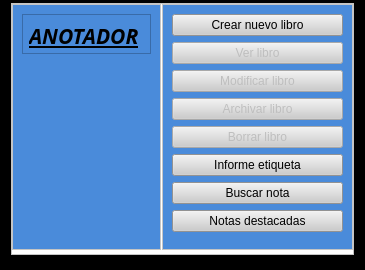
<?xml version="1.0" encoding="UTF-8"?>
<ui version="4.0">
 <class>WidgetPrincipal</class>
 <widget class="QWidget" name="WidgetPrincipal">
  <property name="geometry">
   <rect>
    <x>0</x>
    <y>0</y>
    <width>365</width>
    <height>270</height>
   </rect>
  </property>
  <property name="windowTitle">
   <string>Form</string>
  </property>
  <layout class="QVBoxLayout" name="verticalLayout">
   <property name="spacing">
    <number>0</number>
   </property>
   <property name="leftMargin">
    <number>0</number>
   </property>
   <property name="topMargin">
    <number>0</number>
   </property>
   <property name="rightMargin">
    <number>0</number>
   </property>
   <property name="bottomMargin">
    <number>0</number>
   </property>
   <item>
    <widget class="QFrame" name="frame">
     <property name="styleSheet">
      <string notr="true">
background-color: rgb(0, 0, 0);</string>
     </property>
     <property name="frameShape">
      <enum>QFrame::StyledPanel</enum>
     </property>
     <property name="frameShadow">
      <enum>QFrame::Raised</enum>
     </property>
     <layout class="QVBoxLayout" name="verticalLayout_5">
      <property name="spacing">
       <number>0</number>
      </property>
      <property name="leftMargin">
       <number>0</number>
      </property>
      <property name="topMargin">
       <number>0</number>
      </property>
      <property name="rightMargin">
       <number>0</number>
      </property>
      <property name="bottomMargin">
       <number>4</number>
      </property>
      <item>
       <widget class="QFrame" name="frame_2">
        <property name="styleSheet">
         <string notr="true">background-color: rgb(0, 0, 0);</string>
        </property>
        <property name="frameShape">
         <enum>QFrame::StyledPanel</enum>
        </property>
        <property name="frameShadow">
         <enum>QFrame::Raised</enum>
        </property>
        <layout class="QVBoxLayout" name="verticalLayout_2">
         <property name="spacing">
          <number>2</number>
         </property>
         <property name="sizeConstraint">
          <enum>QLayout::SetNoConstraint</enum>
         </property>
         <property name="topMargin">
          <number>1</number>
         </property>
         <item>
          <widget class="QFrame" name="frame_16">
           <property name="styleSheet">
            <string notr="true">background-color: rgb(255, 255, 255);
</string>
           </property>
           <property name="frameShape">
            <enum>QFrame::StyledPanel</enum>
           </property>
           <property name="frameShadow">
            <enum>QFrame::Plain</enum>
           </property>
           <layout class="QHBoxLayout" name="horizontalLayout_4">
            <property name="spacing">
             <number>1</number>
            </property>
            <property name="leftMargin">
             <number>0</number>
            </property>
            <property name="topMargin">
             <number>0</number>
            </property>
            <property name="rightMargin">
             <number>0</number>
            </property>
            <property name="bottomMargin">
             <number>4</number>
            </property>
            <item>
             <widget class="QFrame" name="frame_3">
              <property name="styleSheet">
               <string notr="true">background-color: rgb(255, 255, 255);</string>
              </property>
              <property name="frameShape">
               <enum>QFrame::StyledPanel</enum>
              </property>
              <property name="frameShadow">
               <enum>QFrame::Raised</enum>
              </property>
              <layout class="QHBoxLayout" name="horizontalLayout_3">
               <property name="leftMargin">
                <number>0</number>
               </property>
               <property name="topMargin">
                <number>0</number>
               </property>
               <property name="rightMargin">
                <number>0</number>
               </property>
               <property name="bottomMargin">
                <number>0</number>
               </property>
               <item>
                <widget class="QFrame" name="frame_5">
                 <property name="styleSheet">
                  <string notr="true">background-color: rgb(74, 139, 218);
</string>
                 </property>
                 <property name="frameShape">
                  <enum>QFrame::NoFrame</enum>
                 </property>
                 <property name="frameShadow">
                  <enum>QFrame::Raised</enum>
                 </property>
                 <layout class="QVBoxLayout" name="verticalLayout_9">
                  <item>
                   <widget class="QFrame" name="frame_7">
                    <property name="minimumSize">
                     <size>
                      <width>0</width>
                      <height>40</height>
                     </size>
                    </property>
                    <property name="styleSheet">
                     <string notr="true">background-color: rgb(74, 139, 218);</string>
                    </property>
                    <property name="frameShape">
                     <enum>QFrame::StyledPanel</enum>
                    </property>
                    <property name="frameShadow">
                     <enum>QFrame::Raised</enum>
                    </property>
                    <layout class="QVBoxLayout" name="verticalLayout_10">
                     <property name="spacing">
                      <number>5</number>
                     </property>
                     <property name="leftMargin">
                      <number>6</number>
                     </property>
                     <property name="topMargin">
                      <number>7</number>
                     </property>
                     <property name="rightMargin">
                      <number>5</number>
                     </property>
                     <property name="bottomMargin">
                      <number>4</number>
                     </property>
                     <item>
                      <widget class="QLabel" name="label">
                       <property name="font">
                        <font>
                         <family>Modern No. 20</family>
                         <pointsize>16</pointsize>
                         <weight>75</weight>
                         <italic>true</italic>
                         <bold>true</bold>
                         <underline>true</underline>
                        </font>
                       </property>
                       <property name="text">
                        <string>ANOTADOR</string>
                       </property>
                      </widget>
                     </item>
                    </layout>
                   </widget>
                  </item>
                  <item>
                   <widget class="QListView" name="listViewLibros">
                    <property name="styleSheet">
                     <string notr="true">font: 16pt &quot;Lucida Handwriting&quot;;</string>
                    </property>
                    <property name="frameShape">
                     <enum>QFrame::NoFrame</enum>
                    </property>
                    <property name="frameShadow">
                     <enum>QFrame::Sunken</enum>
                    </property>
                    <property name="lineWidth">
                     <number>1</number>
                    </property>
                    <property name="flow">
                     <enum>QListView::TopToBottom</enum>
                    </property>
                    <property name="resizeMode">
                     <enum>QListView::Fixed</enum>
                    </property>
                    <property name="viewMode">
                     <enum>QListView::IconMode</enum>
                    </property>
                    <property name="itemAlignment">
                     <set>Qt::AlignCenter</set>
                    </property>
                   </widget>
                  </item>
                 </layout>
                </widget>
               </item>
              </layout>
             </widget>
            </item>
            <item>
             <widget class="QFrame" name="frame_4">
              <property name="minimumSize">
               <size>
                <width>0</width>
                <height>0</height>
               </size>
              </property>
              <property name="styleSheet">
               <string notr="true">background-color: rgb(255, 255, 255);</string>
              </property>
              <property name="frameShape">
               <enum>QFrame::StyledPanel</enum>
              </property>
              <property name="frameShadow">
               <enum>QFrame::Raised</enum>
              </property>
              <property name="lineWidth">
               <number>0</number>
              </property>
              <layout class="QHBoxLayout" name="horizontalLayout_2">
               <property name="leftMargin">
                <number>0</number>
               </property>
               <property name="topMargin">
                <number>0</number>
               </property>
               <property name="rightMargin">
                <number>0</number>
               </property>
               <property name="bottomMargin">
                <number>0</number>
               </property>
               <item>
                <widget class="QFrame" name="frame_9">
                 <property name="sizePolicy">
                  <sizepolicy hsizetype="Expanding" vsizetype="Expanding">
                   <horstretch>0</horstretch>
                   <verstretch>0</verstretch>
                  </sizepolicy>
                 </property>
                 <property name="minimumSize">
                  <size>
                   <width>189</width>
                   <height>0</height>
                  </size>
                 </property>
                 <property name="styleSheet">
                  <string notr="true">background-color: rgb(74, 139, 218);</string>
                 </property>
                 <property name="frameShape">
                  <enum>QFrame::NoFrame</enum>
                 </property>
                 <property name="frameShadow">
                  <enum>QFrame::Raised</enum>
                 </property>
                 <layout class="QVBoxLayout" name="verticalLayout_11">
                  <item>
                   <widget class="QPushButton" name="pushButtonCrear_Libro">
                    <property name="styleSheet">
                     <string notr="true">background-color: rgb(204, 204, 204);</string>
                    </property>
                    <property name="text">
                     <string>Crear nuevo libro</string>
                    </property>
                   </widget>
                  </item>
                  <item>
                   <widget class="QPushButton" name="pushButton_Ver_Libro">
                    <property name="enabled">
                     <bool>false</bool>
                    </property>
                    <property name="styleSheet">
                     <string notr="true">background-color: rgb(204, 204, 204);</string>
                    </property>
                    <property name="text">
                     <string>Ver libro</string>
                    </property>
                   </widget>
                  </item>
                  <item>
                   <widget class="QPushButton" name="pushButton_Modificar_Libro">
                    <property name="enabled">
                     <bool>false</bool>
                    </property>
                    <property name="styleSheet">
                     <string notr="true">background-color: rgb(204, 204, 204);</string>
                    </property>
                    <property name="text">
                     <string>Modificar libro</string>
                    </property>
                   </widget>
                  </item>
                  <item>
                   <widget class="QPushButton" name="pushButton_Archivar_Libro">
                    <property name="enabled">
                     <bool>false</bool>
                    </property>
                    <property name="styleSheet">
                     <string notr="true">background-color: rgb(204, 204, 204);</string>
                    </property>
                    <property name="text">
                     <string>Archivar libro</string>
                    </property>
                   </widget>
                  </item>
                  <item>
                   <widget class="QPushButton" name="pushButton_Borrar_Libro">
                    <property name="enabled">
                     <bool>false</bool>
                    </property>
                    <property name="styleSheet">
                     <string notr="true">background-color: rgb(204, 204, 204);</string>
                    </property>
                    <property name="text">
                     <string>Borrar libro</string>
                    </property>
                   </widget>
                  </item>
                  <item>
                   <widget class="QPushButton" name="pushButton_Informe_Etiqueta">
                    <property name="enabled">
                     <bool>true</bool>
                    </property>
                    <property name="styleSheet">
                     <string notr="true">background-color: rgb(204, 204, 204);</string>
                    </property>
                    <property name="text">
                     <string>Informe etiqueta</string>
                    </property>
                   </widget>
                  </item>
                  <item>
                   <widget class="QPushButton" name="pushButton_Buscar_Nota">
                    <property name="enabled">
                     <bool>true</bool>
                    </property>
                    <property name="styleSheet">
                     <string notr="true">background-color: rgb(204, 204, 204);</string>
                    </property>
                    <property name="text">
                     <string>Buscar nota</string>
                    </property>
                   </widget>
                  </item>
                  <item>
                   <widget class="QPushButton" name="pushButton_Notas_Destacadas">
                    <property name="enabled">
                     <bool>true</bool>
                    </property>
                    <property name="styleSheet">
                     <string notr="true">background-color: rgb(204, 204, 204);</string>
                    </property>
                    <property name="text">
                     <string>Notas destacadas</string>
                    </property>
                   </widget>
                  </item>
                 </layout>
                </widget>
               </item>
              </layout>
             </widget>
            </item>
           </layout>
          </widget>
         </item>
        </layout>
       </widget>
      </item>
     </layout>
    </widget>
   </item>
  </layout>
 </widget>
 <resources/>
 <connections/>
</ui>
